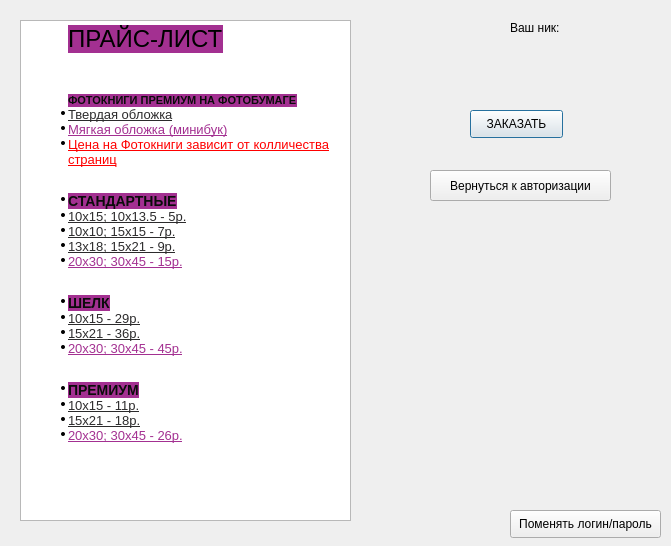
<?xml version="1.0" encoding="UTF-8"?>
<ui version="4.0">
 <class>Price</class>
 <widget class="QDialog" name="Price">
  <property name="geometry">
   <rect>
    <x>0</x>
    <y>0</y>
    <width>671</width>
    <height>546</height>
   </rect>
  </property>
  <property name="windowTitle">
   <string>Dialog</string>
  </property>
  <widget class="QTextBrowser" name="textBrowser">
   <property name="geometry">
    <rect>
     <x>20</x>
     <y>20</y>
     <width>331</width>
     <height>501</height>
    </rect>
   </property>
   <property name="html">
    <string>&lt;!DOCTYPE HTML PUBLIC &quot;-//W3C//DTD HTML 4.0//EN&quot; &quot;http://www.w3.org/TR/REC-html40/strict.dtd&quot;&gt;
&lt;html&gt;&lt;head&gt;&lt;meta name=&quot;qrichtext&quot; content=&quot;1&quot; /&gt;&lt;style type=&quot;text/css&quot;&gt;
p, li { white-space: pre-wrap; }
&lt;/style&gt;&lt;/head&gt;&lt;body style=&quot; font-family:'MS Shell Dlg 2'; font-size:7.8pt; font-weight:400; font-style:normal;&quot;&gt;
&lt;p style=&quot; margin-top:0px; margin-bottom:0px; margin-left:3px; margin-right:3px; -qt-block-indent:1; text-indent:0px;&quot;&gt;&lt;span style=&quot; font-size:18pt; background-color:#a33091;&quot;&gt;ПРАЙС-ЛИСТ&lt;/span&gt;&lt;/p&gt;
&lt;p style=&quot;-qt-paragraph-type:empty; margin-top:0px; margin-bottom:0px; margin-left:3px; margin-right:3px; -qt-block-indent:1; text-indent:0px; font-size:18pt;&quot;&gt;&lt;br /&gt;&lt;/p&gt;
&lt;p style=&quot;-qt-paragraph-type:empty; margin-top:0px; margin-bottom:0px; margin-left:3px; margin-right:3px; -qt-block-indent:1; text-indent:0px; font-family:'inherit'; font-size:8pt; text-decoration: underline; color:#a33091;&quot;&gt;&lt;br /&gt;&lt;/p&gt;
&lt;p style=&quot; margin-top:0px; margin-bottom:0px; margin-left:3px; margin-right:3px; -qt-block-indent:1; text-indent:0px;&quot;&gt;&lt;span style=&quot; font-family:'Open Sans,sans-serif'; font-size:8pt; font-weight:600; color:#0b0b0b; background-color:#a33091; text-transform:uppercase;&quot;&gt;ФОТОКНИГИ ПРЕМИУМ НА ФОТОБУМАГЕ&lt;/span&gt;&lt;/p&gt;
&lt;ul style=&quot;margin-top: 0px; margin-bottom: 0px; margin-left: 0px; margin-right: 0px; -qt-list-indent: 1;&quot;&gt;&lt;li style=&quot; font-family:'inherit'; font-size:8pt; color:#0b0b0b;&quot; style=&quot; margin-top:0px; margin-bottom:0px; margin-left:3px; margin-right:3px; -qt-block-indent:0; text-indent:0px;&quot;&gt;&lt;a href=&quot;https://www.netprint.ru/moscow/photobooks/photobook-premium-hard-cover&quot;&gt;&lt;span style=&quot; font-size:13px; text-decoration: underline; color:#2c2b2c; background-color:transparent;&quot;&gt;Твердая обложка&lt;/span&gt;&lt;/a&gt;&lt;/li&gt;
&lt;li style=&quot; font-family:'inherit'; font-size:8pt; color:#0b0b0b;&quot; style=&quot; margin-top:0px; margin-bottom:0px; margin-left:3px; margin-right:3px; -qt-block-indent:0; text-indent:0px;&quot;&gt;&lt;a href=&quot;https://www.netprint.ru/moscow/photobooks/photobook-premium-soft-cover&quot;&gt;&lt;span style=&quot; font-size:13px; text-decoration: underline; color:#a33091; background-color:transparent;&quot;&gt;Мягкая обложка (минибук)&lt;/span&gt;&lt;/a&gt;&lt;/li&gt;
&lt;li style=&quot; font-family:'inherit'; font-size:8pt; text-decoration: underline; color:#a33091; background-color:transparent;&quot; style=&quot; margin-top:0px; margin-bottom:0px; margin-left:3px; margin-right:3px; -qt-block-indent:0; text-indent:0px;&quot;&gt;&lt;a href=&quot;https://www.netprint.ru/moscow/photobooks/photobook-premium-soft-cover&quot;&gt;&lt;span style=&quot; font-size:13px; color:#ff0000;&quot;&gt;Цена на Фотокниги зависит от колличества страниц&lt;/span&gt;&lt;/a&gt;&lt;/li&gt;&lt;/ul&gt;
&lt;p style=&quot;-qt-paragraph-type:empty; margin-top:0px; margin-bottom:0px; margin-left:3px; margin-right:3px; -qt-block-indent:1; text-indent:0px; font-family:'inherit'; font-size:8pt; text-decoration: underline; color:#a33091;&quot;&gt;&lt;br /&gt;&lt;/p&gt;
&lt;p style=&quot;-qt-paragraph-type:empty; margin-top:0px; margin-bottom:0px; margin-left:3px; margin-right:3px; -qt-block-indent:1; text-indent:0px; font-family:'inherit'; font-size:8pt; text-decoration: underline; color:#a33091;&quot;&gt;&lt;br /&gt;&lt;/p&gt;
&lt;ul style=&quot;margin-top: 0px; margin-bottom: 0px; margin-left: 0px; margin-right: 0px; -qt-list-indent: 1;&quot;&gt;&lt;li style=&quot; font-family:'inherit'; font-size:8pt; text-decoration: underline; color:#a33091; background-color:transparent;&quot; style=&quot; margin-top:0px; margin-bottom:0px; margin-left:3px; margin-right:3px; -qt-block-indent:0; text-indent:0px;&quot;&gt;&lt;span style=&quot; font-family:'Open Sans,sans-serif'; font-size:14px; font-weight:600; text-decoration:none; color:#0b0b0b; background-color:#a33091; text-transform:uppercase;&quot;&gt;СТАНДАРТНЫЕ&lt;/span&gt;&lt;/li&gt;&lt;/ul&gt;
&lt;ul style=&quot;margin-top: 0px; margin-bottom: 0px; margin-left: 0px; margin-right: 0px; -qt-list-indent: 1;&quot;&gt;&lt;li style=&quot; font-family:'inherit'; font-size:8pt; color:#0b0b0b;&quot; style=&quot; margin-top:0px; margin-bottom:0px; margin-left:3px; margin-right:3px; -qt-block-indent:0; text-indent:0px;&quot;&gt;&lt;a href=&quot;https://www.netprint.ru/moscow/photo/photo-standart?blank_id=24618&quot;&gt;&lt;span style=&quot; font-size:13px; text-decoration: underline; color:#2c2b2c; background-color:transparent;&quot;&gt;10х15; 10х13.5 - 5р.&lt;/span&gt;&lt;/a&gt;&lt;/li&gt;
&lt;li style=&quot; font-family:'inherit'; font-size:8pt; color:#0b0b0b;&quot; style=&quot; margin-top:0px; margin-bottom:0px; margin-left:3px; margin-right:3px; -qt-block-indent:0; text-indent:0px;&quot;&gt;&lt;a href=&quot;https://www.netprint.ru/moscow/photo/photo-standart&quot;&gt;&lt;span style=&quot; font-size:13px; text-decoration: underline; color:#2c2b2c; background-color:transparent;&quot;&gt;10х10; 15х15 - 7р.&lt;/span&gt;&lt;/a&gt;&lt;/li&gt;
&lt;li style=&quot; font-family:'inherit'; font-size:8pt; color:#0b0b0b;&quot; style=&quot; margin-top:0px; margin-bottom:0px; margin-left:3px; margin-right:3px; -qt-block-indent:0; text-indent:0px;&quot;&gt;&lt;a href=&quot;https://www.netprint.ru/moscow/photo/photo-standart&quot;&gt;&lt;span style=&quot; font-size:13px; text-decoration: underline; color:#2c2b2c; background-color:transparent;&quot;&gt;13x18; 15х21 - 9р.&lt;/span&gt;&lt;/a&gt;&lt;/li&gt;
&lt;li style=&quot; font-family:'inherit'; font-size:8pt; color:#0b0b0b;&quot; style=&quot; margin-top:0px; margin-bottom:0px; margin-left:3px; margin-right:3px; -qt-block-indent:0; text-indent:0px;&quot;&gt;&lt;a href=&quot;https://www.netprint.ru/moscow/photo/photo-standart&quot;&gt;&lt;span style=&quot; font-size:13px; text-decoration: underline; color:#a33091; background-color:transparent;&quot;&gt;20х30; 30х45 - 15р.&lt;/span&gt;&lt;/a&gt;&lt;/li&gt;
&lt;p style=&quot;-qt-paragraph-type:empty; margin-top:0px; margin-bottom:0px; margin-left:3px; margin-right:3px; -qt-block-indent:1; text-indent:0px; font-family:'inherit'; font-size:8pt; text-decoration: underline; color:#a33091;&quot;&gt;&lt;br /&gt;&lt;/p&gt;
&lt;p style=&quot;-qt-paragraph-type:empty; margin-top:0px; margin-bottom:0px; margin-left:3px; margin-right:3px; -qt-block-indent:1; text-indent:0px; font-family:'inherit'; font-size:8pt; text-decoration: underline; color:#a33091;&quot;&gt;&lt;br /&gt;&lt;/p&gt;
&lt;li style=&quot; font-family:'inherit'; font-size:8pt; text-decoration: underline; color:#a33091; background-color:transparent;&quot; style=&quot; margin-top:0px; margin-bottom:0px; margin-left:3px; margin-right:3px; -qt-block-indent:0; text-indent:0px;&quot;&gt;&lt;span style=&quot; font-family:'Open Sans,sans-serif'; font-size:14px; font-weight:600; text-decoration:none; color:#0b0b0b; background-color:#a33091; text-transform:uppercase;&quot;&gt;ШЕЛК&lt;/span&gt;&lt;/li&gt;&lt;/ul&gt;
&lt;ul style=&quot;margin-top: 0px; margin-bottom: 0px; margin-left: 0px; margin-right: 0px; -qt-list-indent: 1;&quot;&gt;&lt;li style=&quot; font-family:'inherit'; font-size:8pt; color:#0b0b0b;&quot; style=&quot; margin-top:0px; margin-bottom:0px; margin-left:3px; margin-right:3px; -qt-block-indent:0; text-indent:0px;&quot;&gt;&lt;a href=&quot;https://www.netprint.ru/moscow/photo/photo-silk&quot;&gt;&lt;span style=&quot; font-size:13px; text-decoration: underline; color:#2c2b2c; background-color:transparent;&quot;&gt;10х15 - 29р.&lt;/span&gt;&lt;/a&gt;&lt;/li&gt;
&lt;li style=&quot; font-family:'inherit'; font-size:8pt; color:#0b0b0b;&quot; style=&quot; margin-top:0px; margin-bottom:0px; margin-left:3px; margin-right:3px; -qt-block-indent:0; text-indent:0px;&quot;&gt;&lt;a href=&quot;https://www.netprint.ru/moscow/photo/photo-silk&quot;&gt;&lt;span style=&quot; font-size:13px; text-decoration: underline; color:#2c2b2c; background-color:transparent;&quot;&gt;15х21 - 36р.&lt;/span&gt;&lt;/a&gt;&lt;/li&gt;
&lt;li style=&quot; font-family:'inherit'; font-size:8pt; color:#0b0b0b;&quot; style=&quot; margin-top:0px; margin-bottom:0px; margin-left:3px; margin-right:3px; -qt-block-indent:0; text-indent:0px;&quot;&gt;&lt;a href=&quot;https://www.netprint.ru/moscow/photo/photo-silk&quot;&gt;&lt;span style=&quot; font-size:13px; text-decoration: underline; color:#a33091; background-color:transparent;&quot;&gt;20х30; 30х45 - 45р.&lt;/span&gt;&lt;/a&gt;&lt;/li&gt;
&lt;p style=&quot;-qt-paragraph-type:empty; margin-top:0px; margin-bottom:0px; margin-left:3px; margin-right:3px; -qt-block-indent:1; text-indent:0px; font-family:'inherit'; font-size:8pt; text-decoration: underline; color:#a33091;&quot;&gt;&lt;br /&gt;&lt;/p&gt;
&lt;p style=&quot;-qt-paragraph-type:empty; margin-top:0px; margin-bottom:0px; margin-left:3px; margin-right:3px; -qt-block-indent:1; text-indent:0px; font-family:'inherit'; font-size:8pt; text-decoration: underline; color:#a33091;&quot;&gt;&lt;br /&gt;&lt;/p&gt;
&lt;li style=&quot; font-family:'inherit'; font-size:8pt; text-decoration: underline; color:#a33091; background-color:transparent;&quot; style=&quot; margin-top:0px; margin-bottom:0px; margin-left:3px; margin-right:3px; -qt-block-indent:0; text-indent:0px;&quot;&gt;&lt;span style=&quot; font-family:'Open Sans,sans-serif'; font-size:14px; font-weight:600; text-decoration:none; color:#0b0b0b; background-color:#a33091; text-transform:uppercase;&quot;&gt;ПРЕМИУМ&lt;/span&gt;&lt;/li&gt;&lt;/ul&gt;
&lt;ul style=&quot;margin-top: 0px; margin-bottom: 0px; margin-left: 0px; margin-right: 0px; -qt-list-indent: 1;&quot;&gt;&lt;li style=&quot; font-family:'inherit'; font-size:8pt; color:#0b0b0b;&quot; style=&quot; margin-top:0px; margin-bottom:0px; margin-left:3px; margin-right:3px; -qt-block-indent:0; text-indent:0px;&quot;&gt;&lt;a href=&quot;https://www.netprint.ru/moscow/photo/photo-premium&quot;&gt;&lt;span style=&quot; font-size:13px; text-decoration: underline; color:#2c2b2c; background-color:transparent;&quot;&gt;10х15 - 11р.&lt;/span&gt;&lt;/a&gt;&lt;/li&gt;
&lt;li style=&quot; font-family:'inherit'; font-size:8pt; color:#0b0b0b;&quot; style=&quot; margin-top:0px; margin-bottom:0px; margin-left:3px; margin-right:3px; -qt-block-indent:0; text-indent:0px;&quot;&gt;&lt;a href=&quot;https://www.netprint.ru/moscow/photo/photo-premium&quot;&gt;&lt;span style=&quot; font-size:13px; text-decoration: underline; color:#2c2b2c; background-color:transparent;&quot;&gt;15x21 - 18р.&lt;/span&gt;&lt;/a&gt;&lt;/li&gt;
&lt;li style=&quot; font-family:'inherit'; font-size:8pt; color:#0b0b0b;&quot; style=&quot; margin-top:0px; margin-bottom:0px; margin-left:3px; margin-right:3px; -qt-block-indent:0; text-indent:0px;&quot;&gt;&lt;a href=&quot;https://www.netprint.ru/moscow/photo/photo-premium&quot;&gt;&lt;span style=&quot; font-size:13px; text-decoration: underline; color:#a33091; background-color:transparent;&quot;&gt;20х30; 30х45 - 26р.&lt;/span&gt;&lt;/a&gt;&lt;/li&gt;&lt;/ul&gt;&lt;/body&gt;&lt;/html&gt;</string>
   </property>
  </widget>
  <widget class="QPushButton" name="Zakaz">
   <property name="geometry">
    <rect>
     <x>470</x>
     <y>110</y>
     <width>93</width>
     <height>28</height>
    </rect>
   </property>
   <property name="text">
    <string>ЗАКАЗАТЬ</string>
   </property>
  </widget>
  <widget class="QPushButton" name="klog">
   <property name="geometry">
    <rect>
     <x>430</x>
     <y>170</y>
     <width>181</width>
     <height>31</height>
    </rect>
   </property>
   <property name="text">
    <string>Вернуться к авторизации</string>
   </property>
  </widget>
  <widget class="QLabel" name="label">
   <property name="geometry">
    <rect>
     <x>510</x>
     <y>20</y>
     <width>61</width>
     <height>16</height>
    </rect>
   </property>
   <property name="text">
    <string>Ваш ник:</string>
   </property>
  </widget>
  <widget class="QLabel" name="yourlogin">
   <property name="geometry">
    <rect>
     <x>570</x>
     <y>20</y>
     <width>55</width>
     <height>16</height>
    </rect>
   </property>
   <property name="text">
    <string/>
   </property>
  </widget>
  <widget class="QPushButton" name="pushButton">
   <property name="geometry">
    <rect>
     <x>510</x>
     <y>510</y>
     <width>151</width>
     <height>28</height>
    </rect>
   </property>
   <property name="text">
    <string>Поменять логин/пароль</string>
   </property>
  </widget>
 </widget>
 <resources/>
 <connections/>
</ui>
